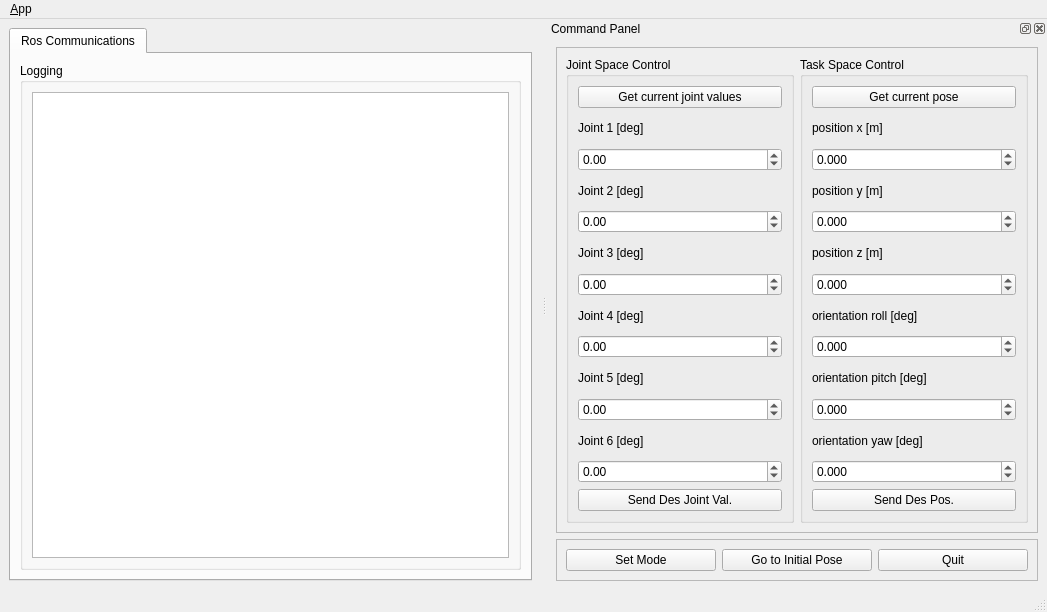
<?xml version="1.0" encoding="UTF-8"?>
<ui version="4.0">
 <class>MainWindowDesign</class>
 <widget class="QMainWindow" name="MainWindowDesign">
  <property name="geometry">
   <rect>
    <x>0</x>
    <y>0</y>
    <width>1047</width>
    <height>612</height>
   </rect>
  </property>
  <property name="windowTitle">
   <string>QRosApp</string>
  </property>
  <property name="windowIcon">
   <iconset resource="../resources/images.qrc">
    <normaloff>:/images/icon.png</normaloff>:/images/icon.png</iconset>
  </property>
  <property name="locale">
   <locale language="English" country="Australia"/>
  </property>
  <widget class="QWidget" name="centralwidget">
   <layout class="QHBoxLayout">
    <item>
     <widget class="QTabWidget" name="tab_manager">
      <property name="minimumSize">
       <size>
        <width>100</width>
        <height>0</height>
       </size>
      </property>
      <property name="locale">
       <locale language="English" country="Australia"/>
      </property>
      <property name="currentIndex">
       <number>0</number>
      </property>
      <widget class="QWidget" name="tab_status">
       <attribute name="title">
        <string>Ros Communications</string>
       </attribute>
       <layout class="QVBoxLayout" name="verticalLayout_2">
        <item>
         <widget class="QGroupBox" name="groupBox_12">
          <property name="sizePolicy">
           <sizepolicy hsizetype="MinimumExpanding" vsizetype="Preferred">
            <horstretch>0</horstretch>
            <verstretch>0</verstretch>
           </sizepolicy>
          </property>
          <property name="title">
           <string>Logging</string>
          </property>
          <layout class="QGridLayout" name="gridLayout_3">
           <item row="0" column="0">
            <widget class="QListView" name="view_logging"/>
           </item>
          </layout>
         </widget>
        </item>
       </layout>
      </widget>
     </widget>
    </item>
   </layout>
  </widget>
  <widget class="QMenuBar" name="menubar">
   <property name="geometry">
    <rect>
     <x>0</x>
     <y>0</y>
     <width>1047</width>
     <height>19</height>
    </rect>
   </property>
   <widget class="QMenu" name="menu_File">
    <property name="title">
     <string>&amp;App</string>
    </property>
    <addaction name="action_Preferences"/>
    <addaction name="separator"/>
    <addaction name="actionAbout"/>
    <addaction name="actionAbout_Qt"/>
    <addaction name="separator"/>
    <addaction name="action_Quit"/>
   </widget>
   <addaction name="menu_File"/>
  </widget>
  <widget class="QStatusBar" name="statusbar"/>
  <widget class="QDockWidget" name="dock_status">
   <property name="sizePolicy">
    <sizepolicy hsizetype="Minimum" vsizetype="Minimum">
     <horstretch>0</horstretch>
     <verstretch>0</verstretch>
    </sizepolicy>
   </property>
   <property name="minimumSize">
    <size>
     <width>500</width>
     <height>560</height>
    </size>
   </property>
   <property name="maximumSize">
    <size>
     <width>524287</width>
     <height>10000</height>
    </size>
   </property>
   <property name="allowedAreas">
    <set>Qt::RightDockWidgetArea</set>
   </property>
   <property name="windowTitle">
    <string>Command Panel</string>
   </property>
   <attribute name="dockWidgetArea">
    <number>2</number>
   </attribute>
   <widget class="QWidget" name="dockWidgetContents_2">
    <layout class="QGridLayout" name="gridLayout_2">
     <item row="0" column="0">
      <widget class="QFrame" name="frame">
       <property name="sizePolicy">
        <sizepolicy hsizetype="Preferred" vsizetype="Preferred">
         <horstretch>0</horstretch>
         <verstretch>0</verstretch>
        </sizepolicy>
       </property>
       <property name="maximumSize">
        <size>
         <width>16777215</width>
         <height>600</height>
        </size>
       </property>
       <property name="frameShape">
        <enum>QFrame::StyledPanel</enum>
       </property>
       <property name="frameShadow">
        <enum>QFrame::Raised</enum>
       </property>
       <layout class="QGridLayout" name="gridLayout">
        <item row="0" column="1" rowspan="2">
         <widget class="QGroupBox" name="task_space">
          <property name="title">
           <string>Task Space Control</string>
          </property>
          <layout class="QVBoxLayout" name="verticalLayout">
           <item>
            <widget class="QPushButton" name="curr_pos_button">
             <property name="text">
              <string>Get current pose</string>
             </property>
            </widget>
           </item>
           <item>
            <widget class="QLabel" name="pos_x">
             <property name="text">
              <string>position x [m]</string>
             </property>
            </widget>
           </item>
           <item>
            <widget class="QDoubleSpinBox" name="pos_x_spinbox">
             <property name="decimals">
              <number>3</number>
             </property>
             <property name="minimum">
              <double>-10.000000000000000</double>
             </property>
             <property name="maximum">
              <double>10.000000000000000</double>
             </property>
             <property name="singleStep">
              <double>0.010000000000000</double>
             </property>
            </widget>
           </item>
           <item>
            <widget class="QLabel" name="pos_y">
             <property name="text">
              <string>position y [m]</string>
             </property>
            </widget>
           </item>
           <item>
            <widget class="QDoubleSpinBox" name="pos_y_spinbox">
             <property name="decimals">
              <number>3</number>
             </property>
             <property name="minimum">
              <double>-10.000000000000000</double>
             </property>
             <property name="maximum">
              <double>10.000000000000000</double>
             </property>
             <property name="singleStep">
              <double>0.010000000000000</double>
             </property>
            </widget>
           </item>
           <item>
            <widget class="QLabel" name="pos_z">
             <property name="text">
              <string>position z [m]</string>
             </property>
            </widget>
           </item>
           <item>
            <widget class="QDoubleSpinBox" name="pos_z_spinbox">
             <property name="decimals">
              <number>3</number>
             </property>
             <property name="minimum">
              <double>-10.000000000000000</double>
             </property>
             <property name="maximum">
              <double>10.000000000000000</double>
             </property>
             <property name="singleStep">
              <double>0.010000000000000</double>
             </property>
            </widget>
           </item>
           <item>
            <widget class="QLabel" name="ori_roll">
             <property name="text">
              <string>orientation roll [deg]</string>
             </property>
            </widget>
           </item>
           <item>
            <widget class="QDoubleSpinBox" name="ori_roll_spinbox">
             <property name="decimals">
              <number>3</number>
             </property>
             <property name="minimum">
              <double>-360.000000000000000</double>
             </property>
             <property name="maximum">
              <double>360.000000000000000</double>
             </property>
             <property name="singleStep">
              <double>0.500000000000000</double>
             </property>
            </widget>
           </item>
           <item>
            <widget class="QLabel" name="ori_pitch">
             <property name="text">
              <string>orientation pitch [deg]</string>
             </property>
            </widget>
           </item>
           <item>
            <widget class="QDoubleSpinBox" name="ori_pitch_spinbox">
             <property name="decimals">
              <number>3</number>
             </property>
             <property name="minimum">
              <double>-360.000000000000000</double>
             </property>
             <property name="maximum">
              <double>360.000000000000000</double>
             </property>
             <property name="singleStep">
              <double>0.500000000000000</double>
             </property>
            </widget>
           </item>
           <item>
            <widget class="QLabel" name="ori_yaw">
             <property name="text">
              <string>orientation yaw [deg]</string>
             </property>
            </widget>
           </item>
           <item>
            <widget class="QDoubleSpinBox" name="ori_yaw_spinbox">
             <property name="decimals">
              <number>3</number>
             </property>
             <property name="minimum">
              <double>-360.000000000000000</double>
             </property>
             <property name="maximum">
              <double>360.000000000000000</double>
             </property>
             <property name="singleStep">
              <double>0.500000000000000</double>
             </property>
            </widget>
           </item>
           <item>
            <widget class="QPushButton" name="des_pos_button">
             <property name="text">
              <string>Send Des Pos.</string>
             </property>
            </widget>
           </item>
          </layout>
         </widget>
        </item>
        <item row="0" column="0" rowspan="2">
         <widget class="QGroupBox" name="joint_space">
          <property name="title">
           <string>Joint Space Control</string>
          </property>
          <layout class="QVBoxLayout" name="verticalLayout_5">
           <item>
            <widget class="QPushButton" name="curr_joint_button">
             <property name="text">
              <string>Get current joint values</string>
             </property>
            </widget>
           </item>
           <item>
            <widget class="QLabel" name="joint1">
             <property name="text">
              <string>Joint 1 [deg]</string>
             </property>
            </widget>
           </item>
           <item>
            <widget class="QDoubleSpinBox" name="joint1_spinbox">
             <property name="minimum">
              <double>-180.000000000000000</double>
             </property>
             <property name="maximum">
              <double>180.000000000000000</double>
             </property>
             <property name="singleStep">
              <double>0.500000000000000</double>
             </property>
            </widget>
           </item>
           <item>
            <widget class="QLabel" name="joint2">
             <property name="text">
              <string>Joint 2 [deg]</string>
             </property>
            </widget>
           </item>
           <item>
            <widget class="QDoubleSpinBox" name="joint2_spinbox">
             <property name="minimum">
              <double>-180.000000000000000</double>
             </property>
             <property name="maximum">
              <double>180.000000000000000</double>
             </property>
             <property name="singleStep">
              <double>0.500000000000000</double>
             </property>
            </widget>
           </item>
           <item>
            <widget class="QLabel" name="joint3">
             <property name="text">
              <string>Joint 3 [deg]</string>
             </property>
            </widget>
           </item>
           <item>
            <widget class="QDoubleSpinBox" name="joint3_spinbox">
             <property name="minimum">
              <double>-180.000000000000000</double>
             </property>
             <property name="maximum">
              <double>180.000000000000000</double>
             </property>
             <property name="singleStep">
              <double>0.500000000000000</double>
             </property>
            </widget>
           </item>
           <item>
            <widget class="QLabel" name="joint4">
             <property name="text">
              <string>Joint 4 [deg]</string>
             </property>
            </widget>
           </item>
           <item>
            <widget class="QDoubleSpinBox" name="joint4_spinbox">
             <property name="minimum">
              <double>-180.000000000000000</double>
             </property>
             <property name="maximum">
              <double>180.000000000000000</double>
             </property>
             <property name="singleStep">
              <double>0.500000000000000</double>
             </property>
            </widget>
           </item>
           <item>
            <widget class="QLabel" name="joint5">
             <property name="text">
              <string>Joint 5 [deg]</string>
             </property>
            </widget>
           </item>
           <item>
            <widget class="QDoubleSpinBox" name="joint5_spinbox">
             <property name="minimum">
              <double>-180.000000000000000</double>
             </property>
             <property name="maximum">
              <double>180.000000000000000</double>
             </property>
             <property name="singleStep">
              <double>0.500000000000000</double>
             </property>
            </widget>
           </item>
           <item>
            <widget class="QLabel" name="joint6">
             <property name="text">
              <string>Joint 6 [deg]</string>
             </property>
            </widget>
           </item>
           <item>
            <widget class="QDoubleSpinBox" name="joint6_spinbox">
             <property name="minimum">
              <double>-360.000000000000000</double>
             </property>
             <property name="maximum">
              <double>360.000000000000000</double>
             </property>
             <property name="singleStep">
              <double>0.500000000000000</double>
             </property>
            </widget>
           </item>
           <item>
            <widget class="QPushButton" name="des_joint_button">
             <property name="text">
              <string>Send Des Joint Val.</string>
             </property>
            </widget>
           </item>
          </layout>
         </widget>
        </item>
       </layout>
      </widget>
     </item>
     <item row="1" column="0">
      <widget class="QFrame" name="frame_2">
       <property name="enabled">
        <bool>true</bool>
       </property>
       <property name="sizePolicy">
        <sizepolicy hsizetype="Minimum" vsizetype="Fixed">
         <horstretch>50</horstretch>
         <verstretch>50</verstretch>
        </sizepolicy>
       </property>
       <property name="frameShape">
        <enum>QFrame::StyledPanel</enum>
       </property>
       <property name="frameShadow">
        <enum>QFrame::Raised</enum>
       </property>
       <layout class="QHBoxLayout" name="horizontalLayout">
        <item>
         <widget class="QPushButton" name="set_mode_button">
          <property name="text">
           <string>Set Mode</string>
          </property>
         </widget>
        </item>
        <item>
         <widget class="QPushButton" name="ini_pose_button">
          <property name="text">
           <string>Go to Initial Pose</string>
          </property>
         </widget>
        </item>
        <item>
         <widget class="QPushButton" name="quit_button">
          <property name="text">
           <string>Quit</string>
          </property>
         </widget>
        </item>
       </layout>
      </widget>
     </item>
    </layout>
   </widget>
  </widget>
  <action name="action_Quit">
   <property name="text">
    <string>&amp;Quit</string>
   </property>
   <property name="shortcut">
    <string>Ctrl+Q</string>
   </property>
   <property name="shortcutContext">
    <enum>Qt::ApplicationShortcut</enum>
   </property>
  </action>
  <action name="action_Preferences">
   <property name="text">
    <string>&amp;Preferences</string>
   </property>
  </action>
  <action name="actionAbout">
   <property name="text">
    <string>&amp;About</string>
   </property>
  </action>
  <action name="actionAbout_Qt">
   <property name="text">
    <string>About &amp;Qt</string>
   </property>
  </action>
 </widget>
 <resources>
  <include location="../resources/images.qrc"/>
 </resources>
 <connections>
  <connection>
   <sender>action_Quit</sender>
   <signal>triggered()</signal>
   <receiver>MainWindowDesign</receiver>
   <slot>close()</slot>
   <hints>
    <hint type="sourcelabel">
     <x>-1</x>
     <y>-1</y>
    </hint>
    <hint type="destinationlabel">
     <x>399</x>
     <y>299</y>
    </hint>
   </hints>
  </connection>
  <connection>
   <sender>quit_button</sender>
   <signal>clicked()</signal>
   <receiver>MainWindowDesign</receiver>
   <slot>close()</slot>
   <hints>
    <hint type="sourcelabel">
     <x>859</x>
     <y>552</y>
    </hint>
    <hint type="destinationlabel">
     <x>469</x>
     <y>299</y>
    </hint>
   </hints>
  </connection>
 </connections>
</ui>
